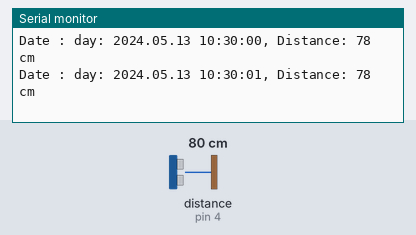
Recording of a sketch running on a simulated Arduino Uno, built with avr-gcc and run on an emulated ATmega328P. Shown: the last lines printed to the serial monitor. Wiring (inferred from the names in the program): ultrasonic range finder: trigger pin 2; echo pin 4. The inputs (shaded band) are chosen by the test bench; at power-on: distance to the obstacle (sensor on pin 4) 80 cm. The echo pulse lasts 58.3 µs per cm; the local clock reads 2024-03-15 10:24:30 at power-on unless the sketch sets it; storage starts empty.

Above: at 1.2 s.
1.3 s: distance to the obstacle (sensor on pin 4) set to 2 cm
At 1.44 s:
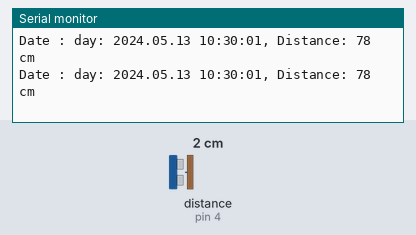
4.3 s: distance to the obstacle (sensor on pin 4) set to 4 cm
At 4.44 s:
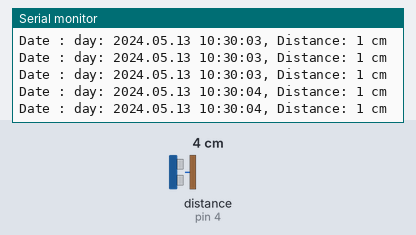
7.3 s: distance to the obstacle (sensor on pin 4) set to 35 cm
At 7.44 s:
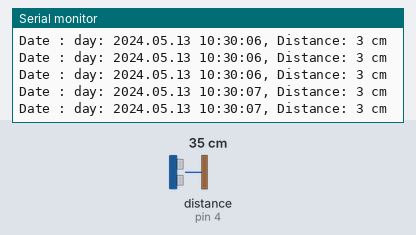
10.3 s: distance to the obstacle (sensor on pin 4) set to 60 cm
At 10.44 s:
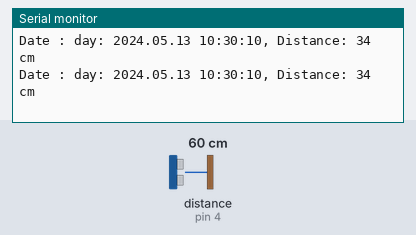
13.3 s: distance to the obstacle (sensor on pin 4) set to 120 cm
At 13.44 s:
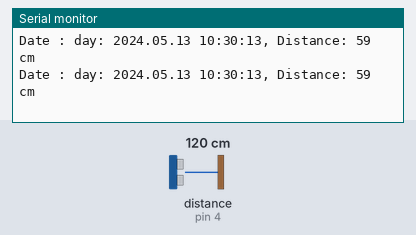
16.3 s: distance to the obstacle (sensor on pin 4) set to 250 cm
At 16.45 s:
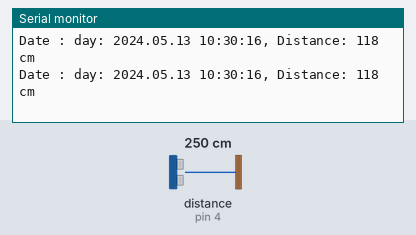
Timing chart, 0 to 19.3 s (numbered marks = the images above; inputs shaded):
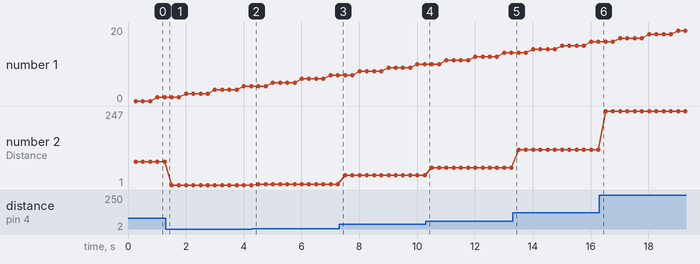

The sketch:

mytest-newclock.ino
```cpp
#include <Wire.h>
#include <ds3231.h>
#include <SD.h>
#include <SPI.h>

// Pins for SD-Card
int PIN_SPI_CS = 7;


// Initialize DS1302 RTC
struct ts t;

const int trigPin = 2;
const int echoPin = 4;

#define BUFF_MAX 128

File dataFile;

// Timing
unsigned long previousMillis = 0;
const long interval = 250;  // 4 readings per second


void setup() {
  Serial.begin(9600);
   // Initialize RTC
  // Initialize RTC
Wire.begin();
DS3231_init(DS3231_CONTROL_INTCN);
/*----------------------------------------------------------------------------
In order to synchronise your clock module, insert timetable values below !
----------------------------------------------------------------------------*/
t.hour=10;
t.min=30;
t.sec=0;
t.mday=13;
t.mon=5;
t.year=2024;

DS3231_set(t);


  if (!SD.begin(PIN_SPI_CS)) {
    Serial.println(F("SD CARD FAILED, OR NOT PRESENT!"));
    while (1); // don't do anything more:
  }

  Serial.println(F("SD CARD INITIALIZED."));

  if (!SD.exists("arduino.txt")) {
    Serial.println(F("arduino.txt doesn't exist. Creating arduino.txt file..."));
    // create a new file by opening a new file and immediately close it
    dataFile = SD.open("arduino.txt", FILE_WRITE);
    dataFile.close();
  }

  // recheck if file is created or not
  if (SD.exists("arduino.txt")) {
    Serial.println(F("arduino.txt exists on SD Card."));
      // Create/Open a file for writing data
    dataFile = SD.open("arduino.txt", FILE_WRITE);
  // Write headers to file
    dataFile.println("Timestamp (ms), Distance (cm)");
  }
    // Initialize HC-SR04 Pins
  pinMode(trigPin, OUTPUT);
  pinMode(echoPin, INPUT);


}

void loop() {

  unsigned long currentMillis = millis();
  char buff[BUFF_MAX];

  if (currentMillis - previousMillis >= interval) {
    //printTime();
    previousMillis = currentMillis;

    // Get the distance
    long distance = getDistance();

    // Get current timestamp
    //Time t = rtc.time();

    //const String day = dayAsString(t.day);
    //Serial.println(day);
    dataFile = SD.open("datalog.txt", FILE_WRITE);

    DS3231_get(&t);
    snprintf(buff, BUFF_MAX, "%d.%02d.%02d %02d:%02d:%02d", t.year,t.mon, t.mday, t.hour, t.min, t.sec);
    Serial.print("Date : ");
    if (dataFile) {

      dataFile.print(buff);
      dataFile.print(",");
      dataFile.println(distance);
      dataFile.close();
    } else {
      Serial.println("Error opening datalog.txt");
    }

    // Print data to Serial
    Serial.print("day: ");
    Serial.print(buff);
    Serial.print(", Distance: ");
    Serial.print(distance);
    Serial.println(" cm");
  }

}


// Function to get distance from HC-SR04
long getDistance() {
  digitalWrite(trigPin, LOW);
  delayMicroseconds(2);
  digitalWrite(trigPin, HIGH);
  delayMicroseconds(10);
  digitalWrite(trigPin, LOW);

  long duration = pulseIn(echoPin, HIGH);
  long distance = duration * 0.034 / 2;

  return distance;
}
```

Measured:
- plotted number 2: 3 → 34 after the input at 7.3 s, 34 → 59 after the input at 10.3 s, 59 → 118 after the input at 13.3 s, 118 → 247 after the input at 16.3 s
